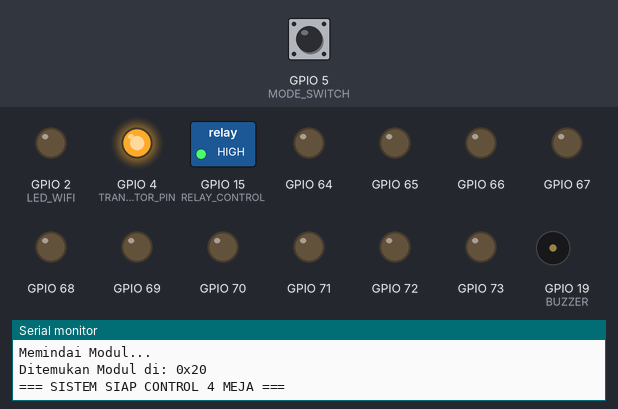
This sketch was run on a simulated ESP32. On the bench: switched loads named in the sketch (green lamp = pin HIGH), output pins drawn as LEDs (lit = HIGH), buzzer (waves = sounding, pin HIGH), the last lines printed to the serial monitor. Inputs (shaded band) come from the test bench; at power-on: GPIO 5 (MODE_SWITCH) HIGH. WiFi joins after 1.5 s; servers stay silent unless stated; no MQTT or app messages arrive unless stated.

Above: at 2.3 s.
2.4 s: GPIO 5 (MODE_SWITCH) pulled LOW for 0.15 s
At 4.2 s:
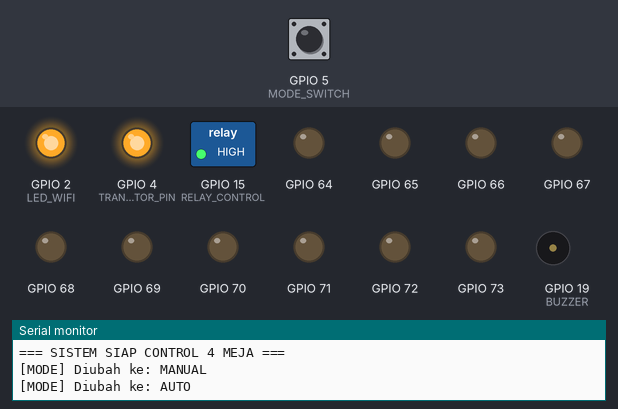
4.5 s: GPIO 5 (MODE_SWITCH) pulled LOW for 1 s
At 4.9 s:
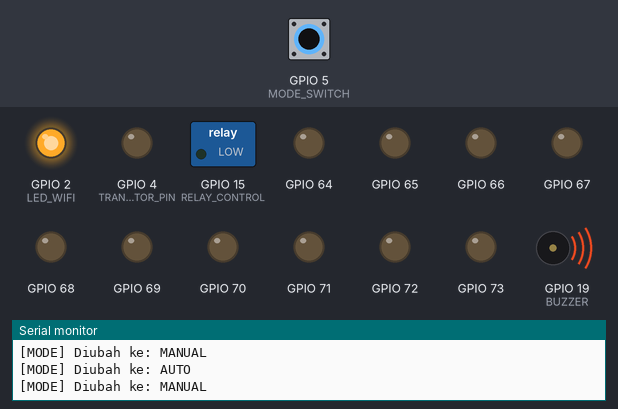
10.0 s: GPIO 5 (MODE_SWITCH) pulled LOW for 3.2 s
At 11.9 s:
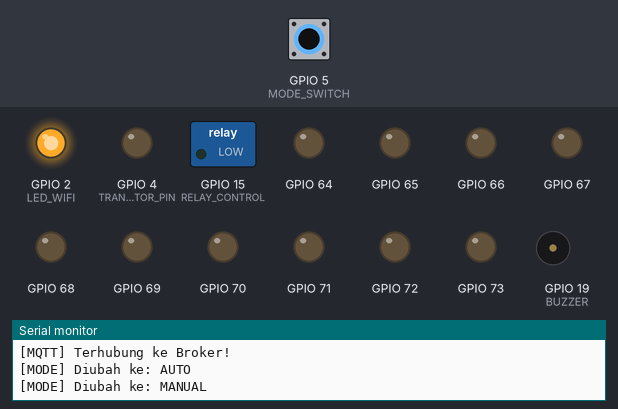
Timing chart, 0 to 15.2 s (numbered marks = the images above; inputs shaded):
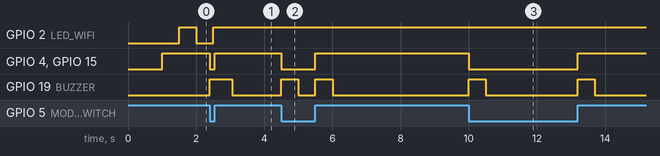

Measured:
- after the input at 2.4 s, GPIO 4 (TRANSISTOR_PIN), GPIO 15 (RELAY_CONTROL): HIGH → LOW at once, → HIGH 0.15 s later; GPIO 19 (BUZZER): LOW → HIGH at once, → LOW 0.65 s later
- after the input at 4.5 s, GPIO 4 (TRANSISTOR_PIN), GPIO 15 (RELAY_CONTROL): HIGH → LOW at once, → HIGH 1.0 s later; GPIO 19 (BUZZER): alternates HIGH for 0.50 s and LOW for 0.50 s, 4 changes in all, then stays LOW, starting at once
- after the input at 10.0 s, GPIO 4 (TRANSISTOR_PIN), GPIO 15 (RELAY_CONTROL): HIGH → LOW at once, → HIGH 3.2 s later; GPIO 19 (BUZZER): alternates HIGH for 0.50 s and LOW for 2.7 s, starting at once

The sketch:

cekpanel.ino
```cpp
/*
 * ESP32 MQTT Client - VOC BILLIARD SYSTEM
 * VERSION: 4.0 (Robust Parsing & New Pins)
 */

#include <ArduinoJson.h>
#include <PCF8575.h>
#include <PubSubClient.h>
#include <SPIFFS.h>
#include <WiFi.h>
#include <Wire.h>
#include <esp_task_wdt.h>

// ─────────────────────────────────────────────────────────────
// KONFIGURASI JARINGAN & MQTT
// ─────────────────────────────────────────────────────────────
const char *ssid = "panel";
const char *password = "12345678";
const char *mqtt_server = "192.168.1.22"; // <--- PASTIKAN IP PC SERVER BENAR
const int mqtt_port = 1883;
const char *LWT_TOPIC = "billiard/controller/status";

// ─────────────────────────────────────────────────────────────
// KONFIGURASI I2C & MEJA
// ─────────────────────────────────────────────────────────────
uint8_t activeAddr = 0x20;
#define NUM_RELAYS 4 // Hanya meja 1-4

PCF8575 *pcf;

// ─────────────────────────────────────────────────────────────
// PIN HARDWARE
// ─────────────────────────────────────────────────────────────
#define MODE_SWITCH 5
#define TRANSISTOR_PIN 4
#define RELAY_CONTROL 15
#define LED_WIFI 2
#define BUZZER 19

// ─────────────────────────────────────────────────────────────
// STATE & TIMERS
// ─────────────────────────────────────────────────────────────
WiFiClient espClient;
PubSubClient client(espClient);

bool relayState[NUM_RELAYS] = {false};
bool relayTarget[NUM_RELAYS] = {false};
unsigned long relayProtectedUntil[NUM_RELAYS] = {0};

bool modeOtomatis = true;
int buzzerBeepsRemaining = 0;
unsigned long buzzerNextToggle = 0;
unsigned long lastMqttRetry = 0;
unsigned long lastLedBlink = 0;
unsigned long lastPcfVerify = 0;

// ─────────────────────────────────────────────────────────────
// FUNGSI KONTROL PCF8575
// ─────────────────────────────────────────────────────────────
bool pcfWrite(uint8_t pin, bool state) {
  if (pin >= 16 || pcf == NULL) return false;

  Wire.beginTransmission(activeAddr);
  if (Wire.endTransmission() != 0) {
    Serial.println("[I2C] Bus Error! Resetting...");
    Wire.begin(21, 22);
    Wire.setClock(40000);
    pcf->begin();
  }

  pcf->digitalWrite(pin, state ? HIGH : LOW);
  return true;
}

void startBuzzer(unsigned long durationMs) {
  buzzerBeepsRemaining = 1;
  digitalWrite(BUZZER, HIGH);
  buzzerNextToggle = millis() + durationMs;
}

void updateBuzzer() {
  if (buzzerBeepsRemaining > 0 && millis() >= buzzerNextToggle) {
    buzzerBeepsRemaining = 0;
    digitalWrite(BUZZER, LOW);
  }
}

// ─────────────────────────────────────────────────────────────
// MQTT CALLBACK (Logika Diperbaiki)
// ─────────────────────────────────────────────────────────────
void callback(char *topic, byte *payload, unsigned int length) {
  Serial.printf("[MQTT] Perintah Masuk di Topik: %s\n", topic);

  DynamicJsonDocument doc(1024);
  if (deserializeJson(doc, payload, length)) {
    Serial.println("[MQTT] Gagal parsing JSON");
    return;
  }

  // Ambil data langsung dari JSON payload
  JsonObject data = doc["data"].isNull() ? doc.as<JsonObject>() : doc["data"];
  const char *status = data["status"] | "";
  int tableId = data["tableId"] | 0;

  // Ambil relayPin dari JSON. Jika tidak ada, gunakan tableId - 1 sebagai cadangan
  int pinIndex = -1;
  if (data.containsKey("relayPin")) {
      pinIndex = data["relayPin"].as<int>();
  } else if (tableId > 0) {
      pinIndex = tableId - 1;
  }

  if (pinIndex < 0 || pinIndex >= NUM_RELAYS) {
    Serial.printf("[MQTT] Pin %d di luar jangkauan (Meja 1-4)\n", pinIndex);
    return;
  }

  bool activate = (strcmp(status, "ON") == 0);
  unsigned long now = millis();

  if (!activate) {
    if (relayProtectedUntil[pinIndex] > now && !(data["force"] | false)) {
      Serial.println("[PROTECT] Off diabaikan (Race Protection)");
      return;
    }
    relayState[pinIndex] = false; relayTarget[pinIndex] = false;
    pcfWrite(pinIndex, false); startBuzzer(200);
    Serial.printf("[RELAY] Meja %d (Pin %d) -> OFF\n", tableId, pinIndex);
  } else {
    relayProtectedUntil[pinIndex] = now + ((data["extend"] | false) ? 60000 : 30000);
    relayState[pinIndex] = true; relayTarget[pinIndex] = true;
    pcfWrite(pinIndex, true); startBuzzer(500);
    Serial.printf("[RELAY] Meja %d (Pin %d) -> ON\n", tableId, pinIndex);
  }
}

// ─────────────────────────────────────────────────────────────
// SETUP
// ─────────────────────────────────────────────────────────────
void setup() {
  Serial.begin(115200);
  delay(1000);

  // Watchdog setup v2
  #if defined(ESP_ARDUINO_VERSION_MAJOR) && ESP_ARDUINO_VERSION_MAJOR >= 3
    esp_task_wdt_config_t twdt_config = { .timeout_ms = 30000, .idle_core_mask = (1 << 2) - 1, .trigger_panic = true };
    esp_task_wdt_reconfigure(&twdt_config);
  #else
    esp_task_wdt_init(30000, true);
  #endif
  esp_task_wdt_add(NULL);

  pinMode(MODE_SWITCH, INPUT_PULLUP);
  pinMode(LED_WIFI, OUTPUT);
  pinMode(BUZZER, OUTPUT);
  pinMode(TRANSISTOR_PIN, OUTPUT);
  pinMode(RELAY_CONTROL, OUTPUT);

  digitalWrite(TRANSISTOR_PIN, HIGH);
  digitalWrite(RELAY_CONTROL, HIGH);

  Wire.begin(21, 22);
  Wire.setClock(40000);
  delay(100);

  // Scan Alamat
  Serial.println("\nMemindai Modul...");
  for (uint8_t a = 0x20; a <= 0x27; a++) {
    Wire.beginTransmission(a);
    if (Wire.endTransmission() == 0) {
      activeAddr = a;
      Serial.printf("Ditemukan Modul di: 0x%02X\n", a);
      break;
    }
  }

  pcf = new PCF8575(activeAddr);
  pcf->begin();
  for (int p = 0; p < 16; p++) pcf->pinMode(p, OUTPUT);

  WiFi.begin(ssid, password);
  client.setServer(mqtt_server, mqtt_port);
  client.setCallback(callback);

  Serial.println("=== SISTEM SIAP CONTROL 4 MEJA ===");
}

void loop() {
  esp_task_wdt_reset();
  unsigned long now = millis();
  updateBuzzer();

  // Mode Auto/Manual handling
  bool currentMode = (digitalRead(MODE_SWITCH) == HIGH);
  if (currentMode != modeOtomatis) {
    modeOtomatis = currentMode;
    digitalWrite(TRANSISTOR_PIN, modeOtomatis ? HIGH : LOW);
    digitalWrite(RELAY_CONTROL, modeOtomatis ? HIGH : LOW);
    for (int i = 0; i < NUM_RELAYS; i++) {
      pcfWrite(i, modeOtomatis && relayState[i]);
    }
    startBuzzer(500);
    Serial.printf("[MODE] Diubah ke: %s\n", modeOtomatis ? "AUTO" : "MANUAL");
  }

  // WiFi & MQTT Logic
  if (WiFi.status() == WL_CONNECTED) {
    digitalWrite(LED_WIFI, HIGH);
    if (!client.connected() && now - lastMqttRetry > 5000) {
      lastMqttRetry = now;
      String clientId = "SpotOn-4T-V4-" + String(WiFi.macAddress());
      if (client.connect(clientId.c_str(), LWT_TOPIC, 1, true, "offline")) {
        Serial.println("[MQTT] Terhubung ke Broker!");
        client.publish(LWT_TOPIC, "online", true);
        client.subscribe("billiard/table/+/light/set");
      } else {
        Serial.printf("[MQTT] Gagal konek, status: %d\n", client.state());
      }
    }
    client.loop();
  } else {
    digitalWrite(LED_WIFI, (now / 500) % 2);
    if (now - lastMqttRetry > 5000) { WiFi.reconnect(); lastMqttRetry = now; }
  }

  // Auto-Sync I2C
  if (modeOtomatis && (now - lastPcfVerify > 15000)) {
    lastPcfVerify = now;
    Wire.beginTransmission(activeAddr);
    if (Wire.endTransmission() == 0) {
       // Refresh all relay states in hardware
       for(int i=0; i<NUM_RELAYS; i++) pcfWrite(i, relayTarget[i]);
    }
  }
}
```
